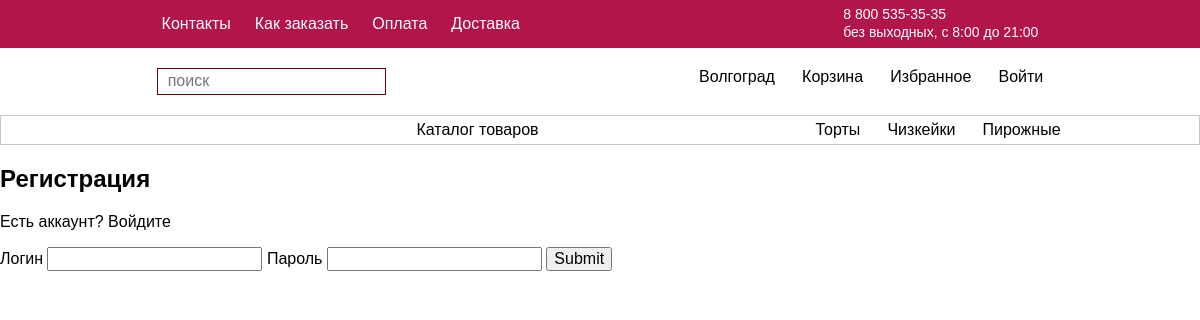
The page /reg/reg.php on the database its author committed.
### tables this page shows
CREATE TABLE `categories` (
  `id` int NOT NULL,
  `name` varchar(255) NOT NULL
);

### reg/reg.php (the view, shortened to what this page needs)
<?php
include '../connect.php';
?>
<!DOCTYPE html>
<html lang="ru">
<head>
    <link rel="stylesheet" href="/css/style.css">
    <link rel="stylesheet" href="/css/normalize.css">
</head>
<body>
    <main class="main">
        <header class="header">
            <div class="container header__container">
                <nav class="header__top__nav nav">
                    <ul class="nav__list">
                        <li class="nav__item"><a href="#" class="nav__link">Контакты</a></li>
                        <li class="nav__item"><a href="#" class="nav__link">Как заказать</a></li>
                        <li class="nav__item"><a href="#" class="nav__link">Оплата</a></li>
                        <li class="nav__item"><a href="#" class="nav__link">Доставка</a></li>
                    </ul>
                    <ul class="nav__list-end">
                        <li class="nav__item"><span class="nav__top-text">8 800 535-35-35</span>
                            <br>
                        <li class="nav__item"><span class="nav__top-text">без выходных, с 8:00 до 21:00</span>
                        </li>
                    </ul>
                </nav>
            </div>
        </header>
        <div class="header__none">
            <div class="container header__container">
                <div class="header__wrapper log-block">
                    <form action="actiontest.php" class="log-block__form search" method="GET">
                        <input type="text" class="search__input" name="search_string" placeholder="поиск">
                    </form>
                    <nav class="log-block__nav nav">
                        <ul class="log-nav-list">
                            <li class="log-nav-item"><a href="#" class="log-nav-ink">Волгоград</a></li>
                            <li class="log-nav-item"><a href="#" class="log-nav-link">Корзина</a></li>
                            <li class="log-nav-item"><a href="#" class="log-nav-link">Избранное</a></li>
                            <?php
                            if (isset($_SESSION["id"])) {
                                echo "<a href='profile.php?userid=" . $_SESSION['id'] . "' class='login__link'>" . $_SESSION["login"] . "</a>";
                                echo "<a href='reg/exit.php' class='login__link'>Выйти</a>";
                            } else {
                                echo "<a href='reg/auth.php' class='login__link'>Войти</a>";
                            }
                            ?>
                        </ul>
                    </nav>
                </div>
                <?php
                $categorySelect = "SELECT * FROM `categories`";
                $categorySelectResult = mysqli_query($connect, $categorySelect);
                ?>
                <div class="container main__container">
                    <div class="header__wrapper-main main-block">
                        <a href="index.php">
                            <a href="http://sladosty/index.php"><span class="burger__item-text">Каталог товаров</span></a>
                        </a>
                        <ul class="log-nav-list">
                            <?php
                            foreach ($categorySelectResult as $categoryRow) {
                                echo "<li class='log-nav-item'>";
                                echo "<a href='category.php/" . $categoryRow['name'] . "/?categoryid=" . $categoryRow['id'] . "' class='log-nav-link'>" . $categoryRow['name'] . "</a>";
                                echo "</li>";
                            }
                            ?>
                        </ul>
                    </div>
                </div>
                <section class="section__reg reg">
                    <div class="container reg__container">
                        <div class="login__wrapper">
                            <h2 class="reg__header">Регистрация</h2>
                            <p class="reg__account">
                                Есть аккаунт? <a href="auth.php" class="reg__link">Войдите</a>
                            </p>
                            <form action="" class="reg__form form" method="POST">
                                <label for="login">Логин</label>
                                <input class="reg__input" type="text" name="login" id="login" required>
                                <label for="login">Пароль</label>
                                <input class="reg__input" type="password" name="password" id="password" required>
                                <input type="submit" name="submitreg" class="reg__submit btn">
                            </form>
                        </div>
                    </div>
                </section>
    </main>
</body>
</html>

### css/style.css (style rules this page uses)
html { box-sizing: border-box; }
*, *::after, *::before { box-sizing: inherit; }
a { text-decoration: none; color: inherit; }
ul { list-style: none; padding: 0; margin: 0; }
body { min-width: 320px; font-family: sans-serif; }
.container { margin: 0 auto; max-width: 1200px; }
.header { background-color: rgb(178, 21, 71); }
.header__top__nav { display: flex; justify-content: space-around; padding: 5px 0px; color: rgb(255, 255, 255); }
.nav__list { display: flex; gap: 1.5em; padding: 10px 0; }
.nav__top-text { font-size: 14px; }
.header__wrapper { padding: 20px 0; display: flex; justify-content: space-around; }
.log-nav-list { display: flex; gap: 1.7em; }
.header__wrapper-main { margin-bottom: 15px; padding: 5px 0; display: flex; justify-content: space-around; border: 1px solid rgb(200, 200, 200); }
.search__input { border: 1px solid rgb(96, 3, 3); padding: 3px 10px; }

### rows shown on the page
categories: name "Торты"
categories: name "Чизкейки"
categories: name "Пирожные"
